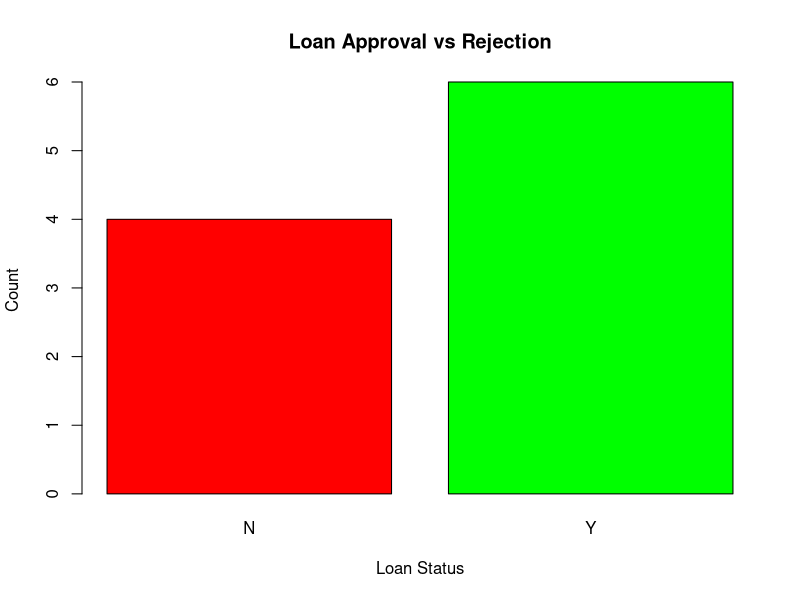
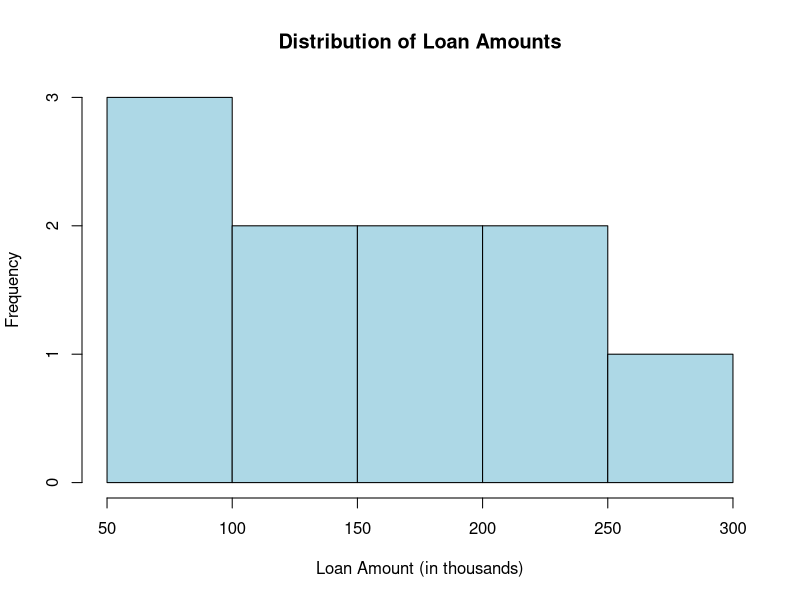
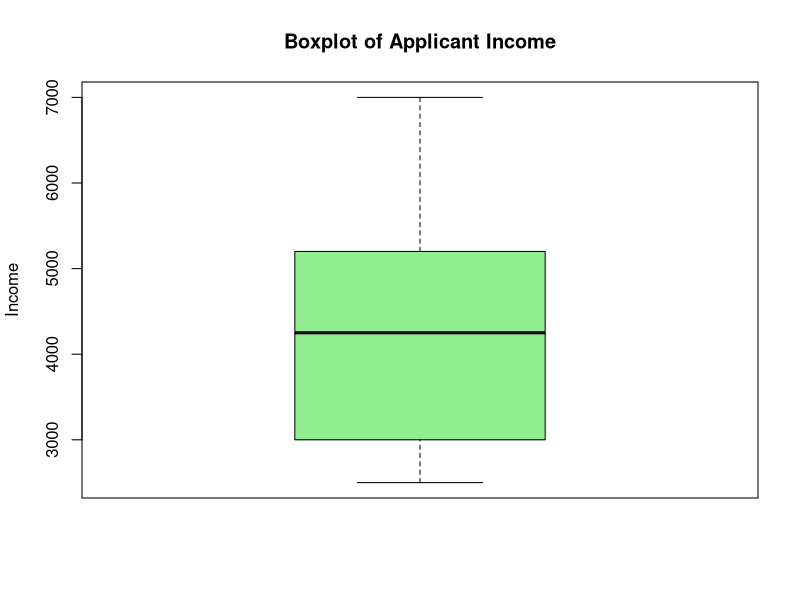
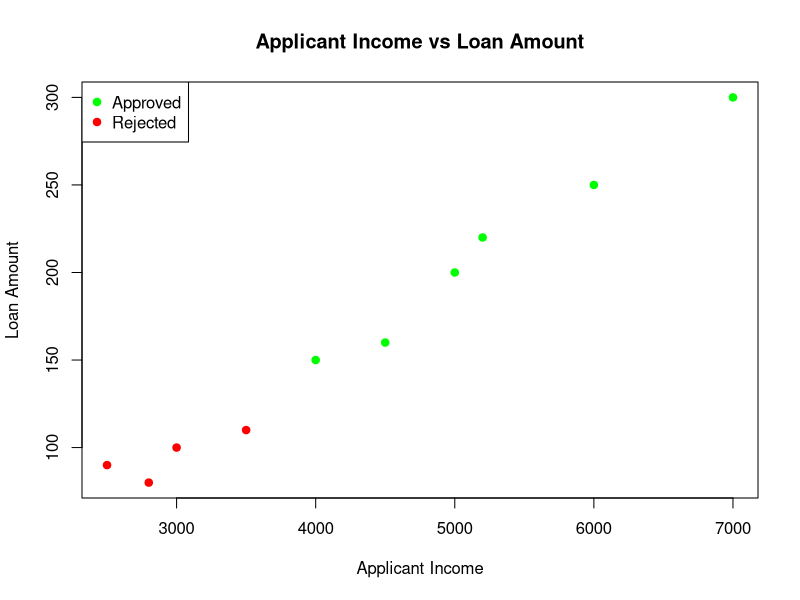
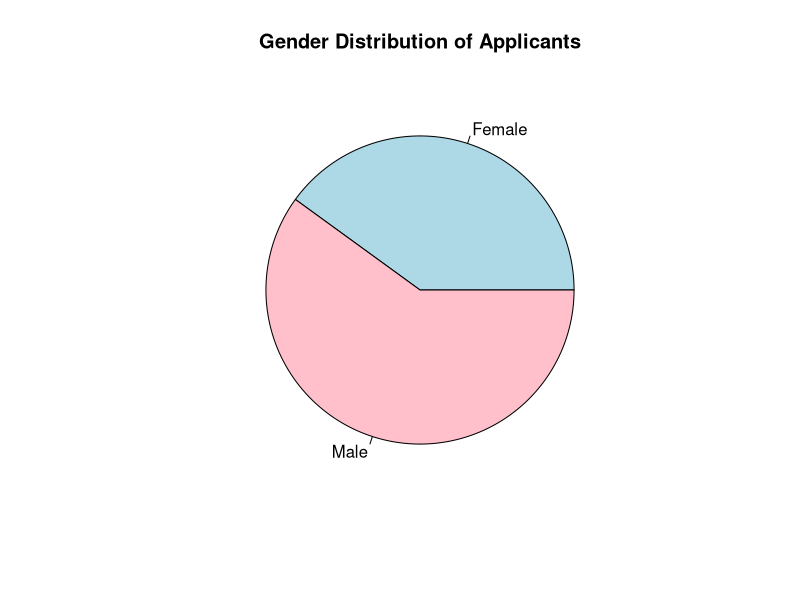

Write the R code that produced these figures, in order.
loan_data <- data.frame(
  Loan_ID = paste("L", 101:110, sep=""),
  Gender = c("Male", "Female", "Male", "Male", "Female", "Female", "Male", "Male", "Female", "Male"),
  Married = c("Yes", "No", "Yes", "Yes", "No", "No", "Yes", "No", "Yes", "Yes"),
  ApplicantIncome = c(5000, 3000, 4000, 6000, 2500, 3500, 7000, 4500, 2800, 5200),
  CoapplicantIncome = c(0, 1500, 2000, 0, 1000, 1200, 0, 1800, 0, 0),
  LoanAmount = c(200, 100, 150, 250, 90, 110, 300, 160, 80, 220),
  Loan_Status = c("Y", "N", "Y", "Y", "N", "N", "Y", "Y", "N", "Y")
)

# View the first few rows
head(loan_data)

# --------------------------------------
# 2. Descriptive Analysis
# --------------------------------------

# Structure and Summary
str(loan_data)
summary(loan_data)

# Mean, Median, and Standard Deviation of LoanAmount
mean_loan <- mean(loan_data$LoanAmount)
median_loan <- median(loan_data$LoanAmount)
sd_loan <- sd(loan_data$LoanAmount)

cat("Mean Loan Amount:", mean_loan, "\n")
cat("Median Loan Amount:", median_loan, "\n")
cat("Standard Deviation of Loan Amount:", sd_loan, "\n")

# Loan approval rate
approval_rate <- sum(loan_data$Loan_Status == "Y") / nrow(loan_data) * 100
cat("Loan Approval Rate (%):", approval_rate, "\n")

# --------------------------------------
# 3. Visualization
# --------------------------------------

# (a) Barplot: Loan Status Count
loan_status_count <- table(loan_data$Loan_Status)
barplot(loan_status_count,
        main = "Loan Approval vs Rejection",
        col = c("red", "green"),
        xlab = "Loan Status",
        ylab = "Count")

# (b) Histogram: Loan Amount Distribution
hist(loan_data$LoanAmount,
     main = "Distribution of Loan Amounts",
     xlab = "Loan Amount (in thousands)",
     col = "lightblue",
     border = "black")

# (c) Boxplot: Applicant Income vs Loan Amount
boxplot(loan_data$ApplicantIncome,
        main = "Boxplot of Applicant Income",
        col = "lightgreen",
        ylab = "Income")

# (d) Scatter Plot: Applicant Income vs Loan Amount
plot(loan_data$ApplicantIncome, loan_data$LoanAmount,
     main = "Applicant Income vs Loan Amount",
     xlab = "Applicant Income",
     ylab = "Loan Amount",
     pch = 19,
     col = ifelse(loan_data$Loan_Status == "Y", "green", "red"))
legend("topleft", legend = c("Approved", "Rejected"),
       col = c("green", "red"), pch = 19)

# (e) Pie Chart: Gender Distribution
gender_dist <- table(loan_data$Gender)
pie(gender_dist,
    main = "Gender Distribution of Applicants",
    col = c("lightblue", "pink"))
